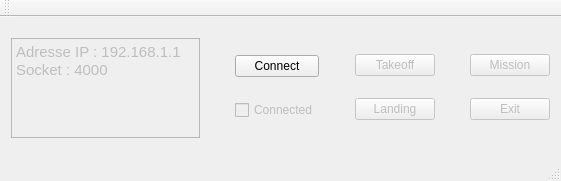
<?xml version="1.0" encoding="UTF-8"?>
<ui version="4.0">
 <class>MainWindow</class>
 <widget class="QMainWindow" name="MainWindow">
  <property name="geometry">
   <rect>
    <x>0</x>
    <y>0</y>
    <width>561</width>
    <height>181</height>
   </rect>
  </property>
  <property name="maximumSize">
   <size>
    <width>1677</width>
    <height>1677</height>
   </size>
  </property>
  <property name="windowTitle">
   <string>MainWindow</string>
  </property>
  <widget class="QWidget" name="centralWidget">
   <layout class="QGridLayout" name="gridLayout">
    <item row="0" column="0">
     <widget class="QTextEdit" name="displayAdrIP">
      <property name="enabled">
       <bool>false</bool>
      </property>
      <property name="maximumSize">
       <size>
        <width>200</width>
        <height>100</height>
       </size>
      </property>
      <property name="html">
       <string>&lt;!DOCTYPE HTML PUBLIC &quot;-//W3C//DTD HTML 4.0//EN&quot; &quot;http://www.w3.org/TR/REC-html40/strict.dtd&quot;&gt;
&lt;html&gt;&lt;head&gt;&lt;meta name=&quot;qrichtext&quot; content=&quot;1&quot; /&gt;&lt;style type=&quot;text/css&quot;&gt;
p, li { white-space: pre-wrap; }
&lt;/style&gt;&lt;/head&gt;&lt;body style=&quot; font-family:'Ubuntu'; font-size:11pt; font-weight:400; font-style:normal;&quot;&gt;
&lt;p style=&quot; margin-top:0px; margin-bottom:0px; margin-left:0px; margin-right:0px; -qt-block-indent:0; text-indent:0px;&quot;&gt;Adresse IP : 192.168.1.1&lt;/p&gt;
&lt;p style=&quot; margin-top:0px; margin-bottom:0px; margin-left:0px; margin-right:0px; -qt-block-indent:0; text-indent:0px;&quot;&gt;Socket : 4000&lt;/p&gt;&lt;/body&gt;&lt;/html&gt;</string>
      </property>
     </widget>
    </item>
    <item row="0" column="1">
     <spacer name="horizontalSpacer_7">
      <property name="orientation">
       <enum>Qt::Horizontal</enum>
      </property>
      <property name="sizeHint" stdset="0">
       <size>
        <width>40</width>
        <height>20</height>
       </size>
      </property>
     </spacer>
    </item>
    <item row="0" column="2">
     <layout class="QVBoxLayout" name="verticalLayout">
      <item>
       <widget class="QPushButton" name="button_connect">
        <property name="enabled">
         <bool>true</bool>
        </property>
        <property name="text">
         <string>Connect</string>
        </property>
       </widget>
      </item>
      <item>
       <widget class="QCheckBox" name="checkBox_connected">
        <property name="enabled">
         <bool>false</bool>
        </property>
        <property name="text">
         <string>Connected</string>
        </property>
       </widget>
      </item>
     </layout>
    </item>
    <item row="0" column="3">
     <spacer name="horizontalSpacer_8">
      <property name="orientation">
       <enum>Qt::Horizontal</enum>
      </property>
      <property name="sizeHint" stdset="0">
       <size>
        <width>40</width>
        <height>20</height>
       </size>
      </property>
     </spacer>
    </item>
    <item row="0" column="4">
     <layout class="QVBoxLayout" name="verticalLayout_2">
      <item>
       <widget class="QPushButton" name="button_takeoff">
        <property name="enabled">
         <bool>false</bool>
        </property>
        <property name="text">
         <string>Takeoff</string>
        </property>
       </widget>
      </item>
      <item>
       <widget class="QPushButton" name="button_landing">
        <property name="enabled">
         <bool>false</bool>
        </property>
        <property name="text">
         <string>Landing</string>
        </property>
       </widget>
      </item>
     </layout>
    </item>
    <item row="0" column="5">
     <spacer name="horizontalSpacer_9">
      <property name="orientation">
       <enum>Qt::Horizontal</enum>
      </property>
      <property name="sizeHint" stdset="0">
       <size>
        <width>40</width>
        <height>20</height>
       </size>
      </property>
     </spacer>
    </item>
    <item row="0" column="6">
     <layout class="QVBoxLayout" name="verticalLayout_3">
      <item>
       <widget class="QPushButton" name="button_mission">
        <property name="enabled">
         <bool>false</bool>
        </property>
        <property name="text">
         <string>Mission</string>
        </property>
       </widget>
      </item>
      <item>
       <widget class="QPushButton" name="button_exit">
        <property name="enabled">
         <bool>false</bool>
        </property>
        <property name="text">
         <string>Exit</string>
        </property>
       </widget>
      </item>
     </layout>
    </item>
   </layout>
  </widget>
  <widget class="QMenuBar" name="menuBar">
   <property name="geometry">
    <rect>
     <x>0</x>
     <y>0</y>
     <width>561</width>
     <height>25</height>
    </rect>
   </property>
  </widget>
  <widget class="QToolBar" name="mainToolBar">
   <attribute name="toolBarArea">
    <enum>TopToolBarArea</enum>
   </attribute>
   <attribute name="toolBarBreak">
    <bool>false</bool>
   </attribute>
  </widget>
  <widget class="QStatusBar" name="statusBar"/>
 </widget>
 <layoutdefault spacing="6" margin="11"/>
 <resources/>
 <connections/>
</ui>
